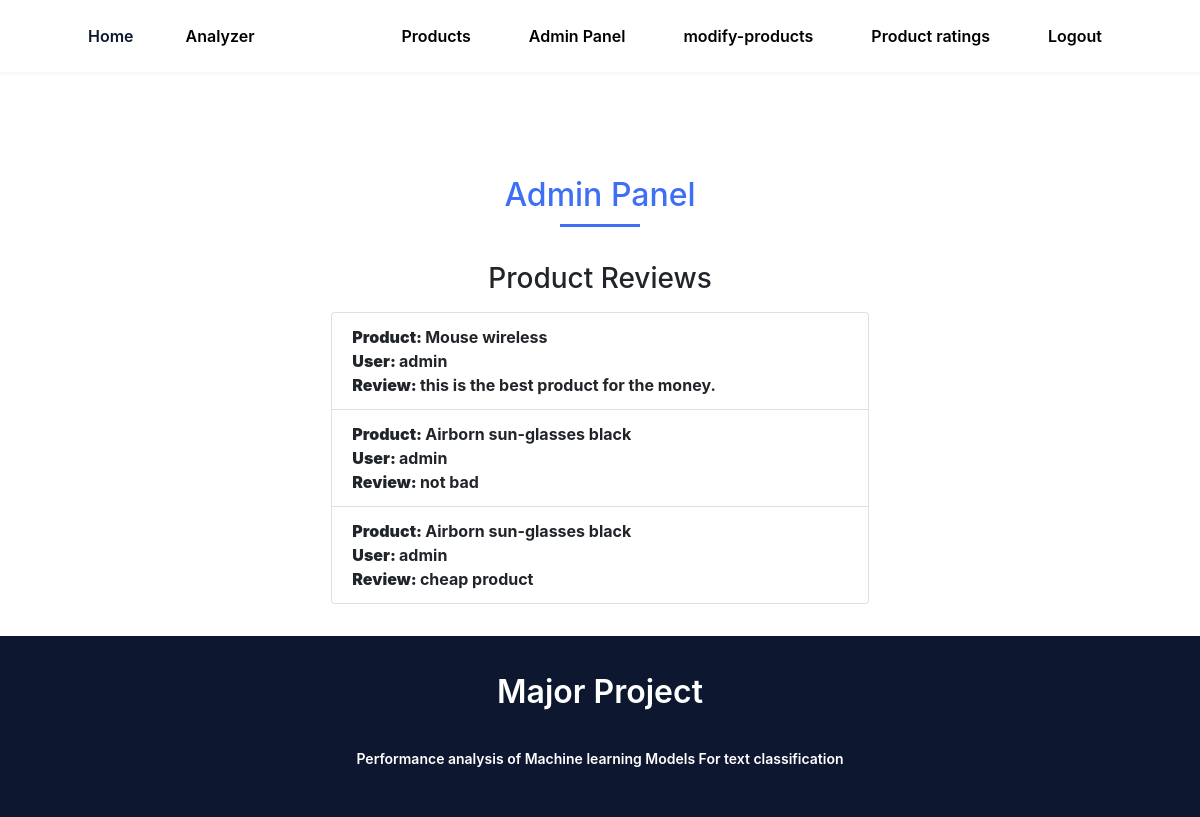
The page /admin (signed in) on the database its author committed.
### tables this page shows
CREATE TABLE reviews (
        id INTEGER PRIMARY KEY AUTOINCREMENT,
        product_id INTEGER NOT NULL,
        user_id INTEGER NOT NULL,
        review_text TEXT NOT NULL, rating integer,
        FOREIGN KEY (product_id) REFERENCES products (id),
        FOREIGN KEY (user_id) REFERENCES users (id)
    );

CREATE TABLE products (
        id INTEGER PRIMARY KEY AUTOINCREMENT,
        name TEXT NOT NULL,
        price REAL NOT NULL
    );

CREATE TABLE users (
        id INTEGER PRIMARY KEY AUTOINCREMENT,
        username TEXT NOT NULL,
        password TEXT NOT NULL,
        is_admin INTEGER NOT NULL DEFAULT 0
    );

### app.py (the view)
@app.route('/admin')
def admin():
    if 'user_id' in session and session['is_admin'] == 1:
        conn = sqlite3.connect(DB_NAME)
        cursor = conn.cursor()
        cursor.execute("SELECT products.name, users.username, reviews.review_text FROM reviews INNER JOIN products ON reviews.product_id=products.id INNER JOIN users ON reviews.user_id=users.id")
        reviews = cursor.fetchall()
        conn.close()
        return render_template('admin.html', reviews=reviews)
    else:
        flash("You don't have permission to access the admin panel.", "error")
        return redirect(url_for('index'))

### templates/admin.html
{% extends 'base.html' %}
{% block content %}
<main class="l-main">
    <section class="home bd-grid" id="home">
        <div class="contact__container bd-grid container col-7">
            <div class="container">
                <h2 class="section-title">Admin Panel</h2>
            </div>
            <div class="container">
                <h3 class="skills__subtitle" style="text-align: center;">Product Reviews</h3>
            </div>
            <div class="container rounded float-end ">
                {% if reviews %}
                <ul class="list-group ">
                    {% for review in reviews %}
                    <li class="list-group-item ">
                        <strong>Product: </strong>{{ review[0] }}<br>
                        <strong>User: </strong>{{ review[1] }}<br>
                        <strong>Review: </strong>{{ review[2] }}
                    </li>
                    {% endfor %}
                </ul>
                {% else %}
                <p>No reviews available.</p>
                {% endif %}
            </div>
        </div>
    </section>
</main>
{% endblock %}

### static/css/styles.css (style rules this page uses)
:root { --header-height: 3rem; --font-semi: 600; --hue-color: 224; --first-color: hsl(var(--hue-color), 89%, 60%); --second-color: hsl(var(--hue-color), 56%, 12%); --body-font: 'Poppins', sans-serif; --big-font-size: 2rem; --h2-font-size: 1.25rem; --normal-font-size: .938rem; --smaller-font-size: .75rem; --mb-2: 1rem; --mb-4: 2rem; --mb-5: 2.5rem; --mb-6: 3rem; --z-back: -10; --z-fixed: 100; }
@media screen and (min-width: 968px) { :root { --big-font-size: 3.5rem; --h2-font-size: 2rem; --normal-font-size: 1rem; --smaller-font-size: .875rem; } }
html { scroll-behavior: smooth; }
body { margin: var(--header-height) 0 0 0; font-family: var(--body-font); font-size: var(--normal-font-size); color: var(--second-color); }
h1, h2, p { margin: 0; }
ul { margin: 0; padding: 0; list-style: none; }
.section-title { position: relative; font-size: var(--h2-font-size); color: var(--first-color); margin-top: var(--mb-2); margin-bottom: var(--mb-4); text-align: center; }
.section-title::after { position: absolute; content: ''; width: 64px; height: 0.18rem; left: 0; right: 0; margin: auto; top: 2rem; background-color: var(--first-color); }
.bd-grid { max-width: 1024px; display: grid; margin-left: var(--mb-2); margin-right: var(--mb-2); }
.home { font-weight: bold; position: relative; row-gap: 5rem; padding: 4rem 0 5rem; }
.skills__subtitle { margin-bottom: var(--mb-2); }
@media screen and (min-width: 576px) { .home { padding: 4rem 0 2rem; } }
@media screen and (min-width: 576px) { .contact__container { justify-items: center; } }
@media screen and (min-width: 768px) { body { margin: 0; } }
@media screen and (min-width: 768px) { .section-title { margin-bottom: var(--mb-6); } }
@media screen and (min-width: 768px) { .section-title::after { width: 80px; top: 3rem; } }
@media screen and (min-width: 768px) { .home { padding: 8rem 0 2rem; } }
@media screen and (min-width: 992px) { .bd-grid { margin-left: auto; margin-right: auto; } }
@media screen and (min-width: 992px) { .home { padding: 10rem 0 2rem; } }

### static/style.css (style rules this page uses)
body { font-family: Arial, sans-serif; margin: 0; padding: 0; }

### rows shown on the page
reviews: name "Mouse wireless", username "admin", review_text "this is the best product for the money."
reviews: name "Airborn sun-glasses black", username "admin", review_text "not bad"
reviews: name "Airborn sun-glasses black", username "admin", review_text "cheap product"
